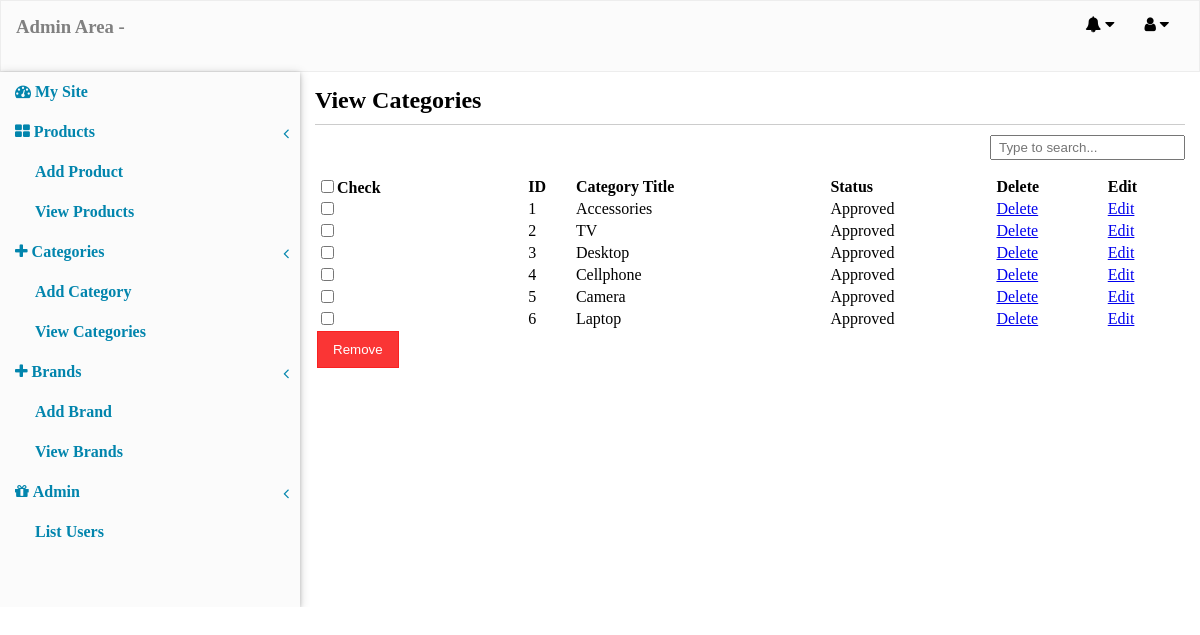
/admin/admin_index.php?action=view_cat (signed in), run on the app's committed database.
### tables this page shows
CREATE TABLE `categories` (
  `cat_id` int(100) NOT NULL,
  `cat_title` varchar(100) NOT NULL,
  `visible` tinyint(1) NOT NULL DEFAULT 1
);

### admin/includes/view_categories.php (the view, shortened to what this page needs)
<div class="view_product_box">
<h2>View Categories</h2>
<div class="border_bottom"></div>
<form action="" method="post" enctype="multipart/form-data" />
<div class="search_bar">
  <input type="text" id="search" placeholder="Type to search..." />
</div>
<table width="100%">
 <thead>
  <tr>
   <th><input type="checkbox" id="checkAll" />Check</th>
   <th>ID</th>
   <th>Category Title</th>
   <th>Status</th>
   <th>Delete</th>
   <th>Edit</th>
  </tr>
 </thead>
 <?php
 $all_categories = mysqli_query($con,"select * from categories order by cat_id DESC ");
 $i = 1;
 while($row=mysqli_fetch_array($all_categories)){
 ?>
 <tbody>
  <tr>
   <td><input type="checkbox" name="deleteAll[]" value="<?php echo $row['cat_id'];?>" /></td>
   <td><?php echo $i; ?></td>
   <td><?php echo $row['cat_title']; ?></td>
   <td>
   <?php
   if($row['visible'] == 1){
    echo "Approved";
   }else{
    echo "Pending";
   }
   ?>
   </td>
   <td><a href="index.php?action=view_cat&delete_cat=<?php echo $row['cat_id'];?>">Delete</a></td>
   <td><a href="index.php?action=edit_cat&cat_id=<?php echo $row['cat_id'];?>">Edit</a></td>
  </tr>
 </tbody>
 <?php $i++;}  ?>
<tr>
<td><input type="submit" name="delete_all" value="Remove" /></td>
</tr>
</table>
</div>

### admin/admin_style.css (style rules this page uses)
html, body, div, span, applet, object, iframe, h1, h2, h3, h4, h5, h6, p, blockquote, pre, a, abbr, acronym, address, big, cite, code, del, dfn, em, img, ins, kbd, q, s, samp, small, strike, strong, sub, sup, tt, var, b, u, i, center, dl, dt, dd, ol, ul, li, fieldset, form, label, legend, table, caption, tbody, tfoot, thead, tr, th, td, article, aside, canvas, details, embed, figure, figcaption, footer, header, hgroup, menu, nav, output, ruby, section, summary, time, mark, audio, video { margin: 0; padding: 0; border: 0; }
.border_bottom { border-bottom:0.01px solid rgba(0,0,0,0.2); margin:10px 0; }
.search_bar { float:right; margin-bottom:15px; }
.search_bar input[type=text] { padding:3px 7px; }
.view_product_box th, .view_product_box td { text-align:left; }
.view_product_box input[type=submit] { padding:10px 15px; background: rgba(250, 32, 32, 0.9); border: 0.01px solid rgba(250, 32, 32, 0.9); color:white; }

### data on the page
categories: cat_title "Accessories", visible "Approved"
categories: cat_title "TV", visible "Approved"
categories: cat_title "Desktop", visible "Approved"
categories: cat_title "Cellphone", visible "Approved"
categories: cat_title "Camera", visible "Approved"
categories: cat_title "Laptop", visible "Approved"
